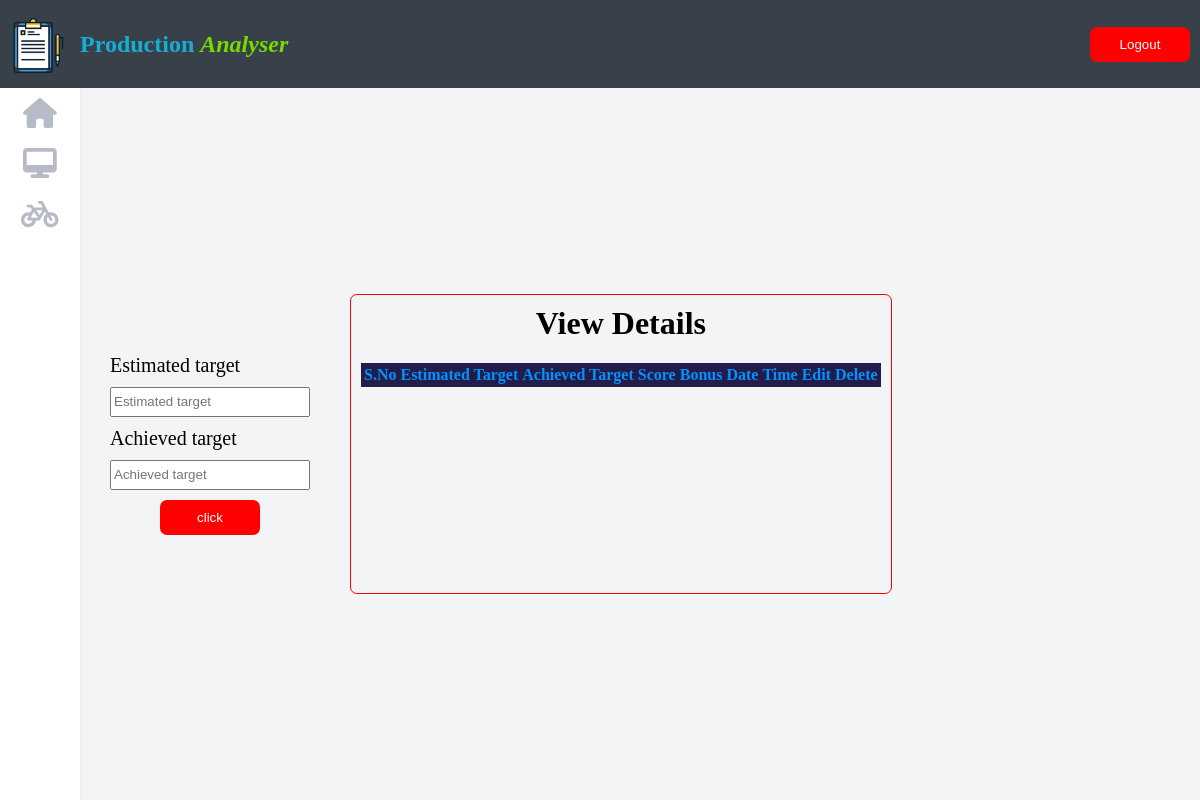
Page / (signed in) on the earlier database version.
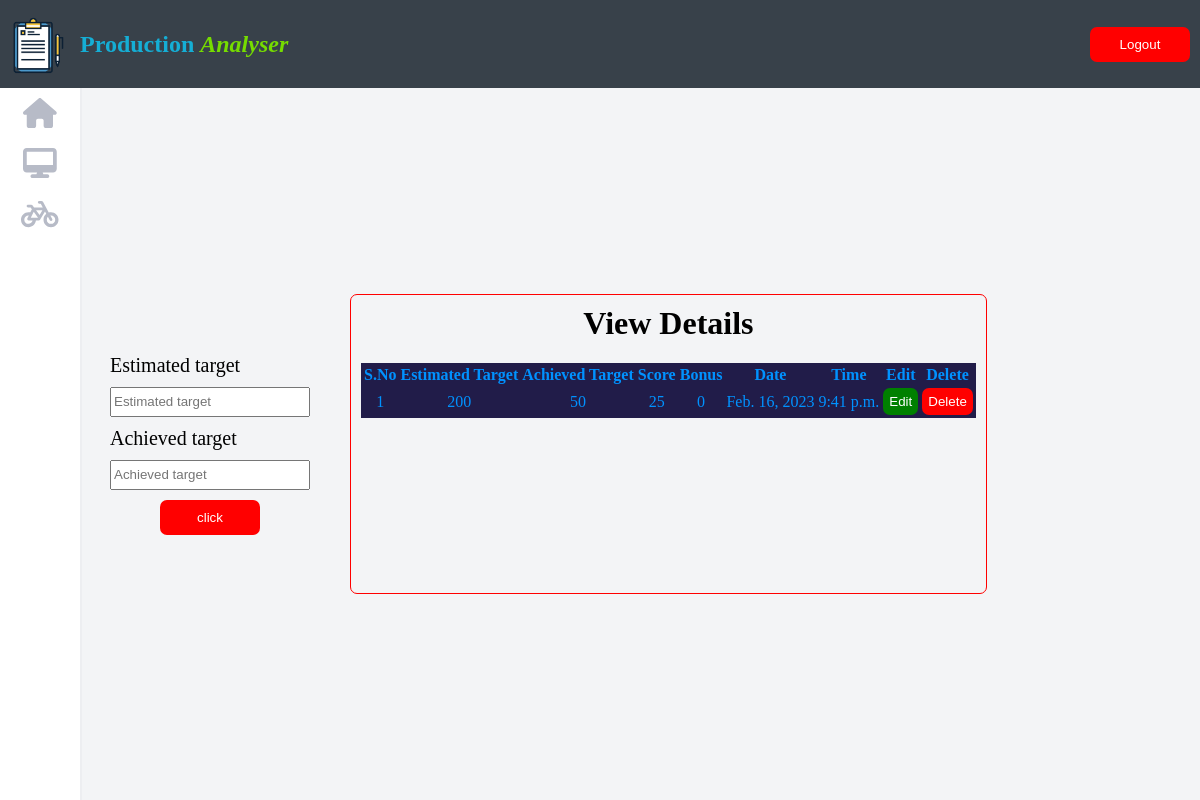
Same page on the later database version.
### production/models.py (models this page shows)
class Data(models.Model):
    Estimated_target = models.IntegerField(default="")
    Achieved_target = models.IntegerField(default="")
    Score = models.IntegerField(default="")
    Bonus = models.IntegerField(default="")
    Datetime = models.DateField(default="")
    Time = models.TimeField(default="")
    user = models.ForeignKey(User, on_delete=models.CASCADE, related_name='data')

### production/views.py (the view, shortened to what this page needs)
# urls.py: 2. Add a URL to urlpatterns:  path('', views.home, name='home')
@login_required
def home(request):
    user_id = request.user.id
    data = Data.objects.filter(user_id=user_id)
    print(data,"me")
    if (data != ''):
         return render(request, 'index.html',{'datas':data})
    else:
         return render(request, 'index.html')

### templates/index.html (shortened to what this page needs)
{% extends 'base.html' %} {% block content %}
{% load static %}
<div class='deshbord-container'>
  <nav class='nav-container'>
    <div class='sub'>
    <a href='home'><img src={% static 'image/—Pngtree—product analysis_2849807.png' %} alt="logo" class='logo'/></a>
    <h1><span class='app-name'>Production</span> <span class='half'>Analyser</span></h1>
    </div>
      <div class='sub'>
    <a href="{% url 'logout' %}"><button class='btn'>Logout</button></a>
    </div>
  </nav>
  <div class='dashboard-sub-container'>
    <nav class='side-bar'>
      <a href='home'><i class="fa-solid fa-house bar"></i></a>
      <a href='dashboard'><i class="fa-solid fa-desktop bar"></i></a>
      <a href='cycle'> <i class="fa-solid fa-bicycle bar"></i></a>
  </nav>
  <div class='content-container-home'>
    <form class="sub-container" action='' method="POST" autocomplete="off">
      <lable class="leble">Estimated target</lable>
      <input class="input" name="one" placeholder="Estimated target"   type="number" />
      <lable class="leble">Achieved target</lable>
      <input class="input" name="two" placeholder="Achieved target"  type="number" />
      <button class='btn' type="submit">click</button>
    </form>
    <div  class="result-container">
      <h1 class='heding'>View Details</h1>
      <table class='table' id="datatable">
        <thead>
            <tr>
                <th>S.No</th>
                <th>Estimated Target</th>
                <th>Achieved Target</th>
                <th>Score</th>
                <th>Bonus</th>
                <th>Date</th>
                <th>Time</th>
                <th>Edit</th>
                <th>Delete</th>
            </tr>
        </thead>
        <tbody>
            {% for data_obj in datas %}
            <tr>
                <td>{{forloop.counter}}</td>
                <td>{{ data_obj.Estimated_target }}</td>
                <td>{{ data_obj.Achieved_target }}</td>
                <td>{{ data_obj.Score }}</td>
                <td>{{ data_obj.Bonus }}</td>
                <td>{{ data_obj.Datetime }}</td>
                <td>{{ data_obj.Time }}</td>
                <td><a href='updateData/{{data_obj.id}}'><button class='edit-btn'>Edit</button></a></td>
                <td><a href='deleteData/{{data_obj.id}}'><button class='delete-btn'>Delete</button></a></td>
            </tr>
            {% endfor %}
        </tbody>
    </table>
    </div>
  </div>
</div>
  {% endblock %}

Differences in the rows shown:
added Data: Estimated_target "200", Achieved_target "50", Score "25", Bonus "0", Datetime "Feb. 16, 2023", Time "9:41 p.m."
